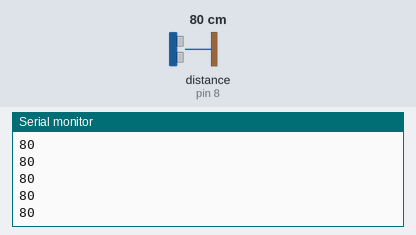
Bench run of a sketch on a simulated Arduino Uno, built with avr-gcc and run on an emulated ATmega328P. Parts: the last lines printed to the serial monitor. Inputs (shaded band) come from the test bench; at power-on: distance to the obstacle (sensor on pin 8) 80 cm.

Above: at 1.2 s.
1.3 s: distance to the obstacle (sensor on pin 8) set to 2 cm
At 1.9 s:
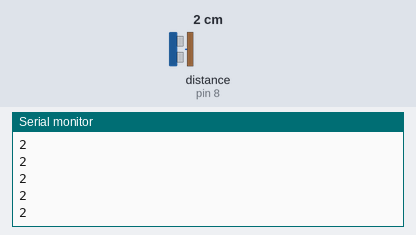
2.8 s: distance to the obstacle (sensor on pin 8) set to 4 cm
At 3.6 s:
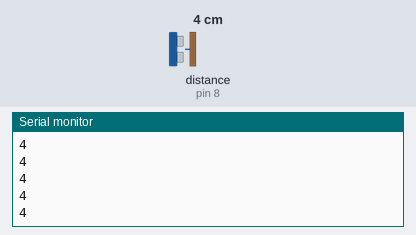
Timing chart, 0 to 5.8 s (numbered marks = the images above; inputs shaded):
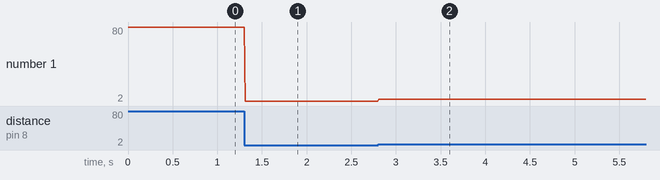

The sketch:

ultronic_sensor.ino
```cpp
#include <Ultrasonic.h>

#define ULTRASONIC_SENSOR   8
#define DELAY_INTERVAL      10


Ultrasonic ultrasonic(ULTRASONIC_SENSOR);

void setup() {
  Serial.begin(9600);

}

int distance;

void loop() {


  distance = ultrasonic.MeasureInCentimeters();
  Serial.println(distance);
  delay(DELAY_INTERVAL);
}
```

Measured:
- after the input at 1.3 s, the serial monitor: prints a new line at once (image 1)
- after the input at 2.8 s, the serial monitor: prints a new line at once (image 2)
- plotted number 1: 80 → 2 after the input at 1.3 s, 2 → 4 after the input at 2.8 s
